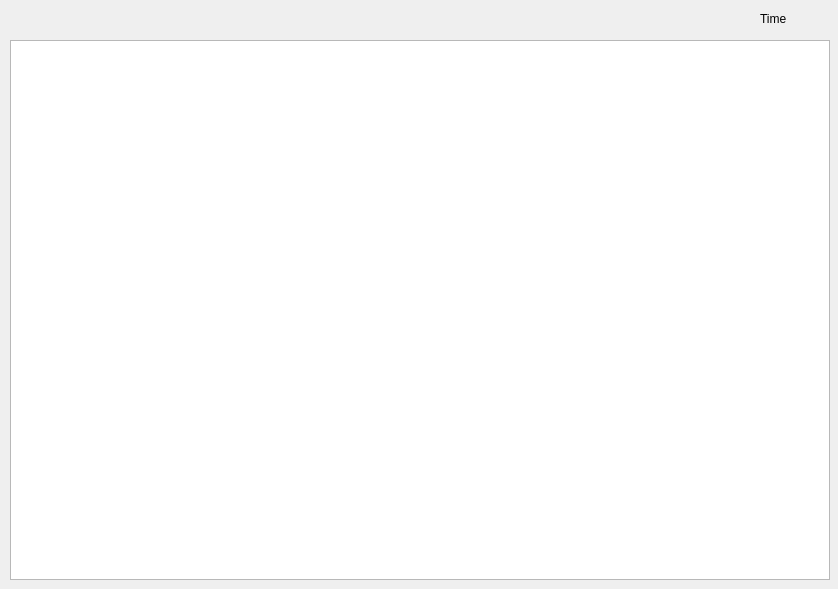
<?xml version="1.0" encoding="UTF-8"?>
<ui version="4.0">
 <class>Dialog</class>
 <widget class="QDialog" name="Dialog">
  <property name="geometry">
   <rect>
    <x>0</x>
    <y>0</y>
    <width>838</width>
    <height>589</height>
   </rect>
  </property>
  <property name="windowTitle">
   <string>Dialog</string>
  </property>
  <widget class="QTableWidget" name="tableWidget">
   <property name="geometry">
    <rect>
     <x>10</x>
     <y>40</y>
     <width>820</width>
     <height>540</height>
    </rect>
   </property>
  </widget>
  <widget class="QLabel" name="timeBisection">
   <property name="geometry">
    <rect>
     <x>760</x>
     <y>10</y>
     <width>67</width>
     <height>17</height>
    </rect>
   </property>
   <property name="text">
    <string>Time</string>
   </property>
  </widget>
 </widget>
 <resources/>
 <connections/>
</ui>
